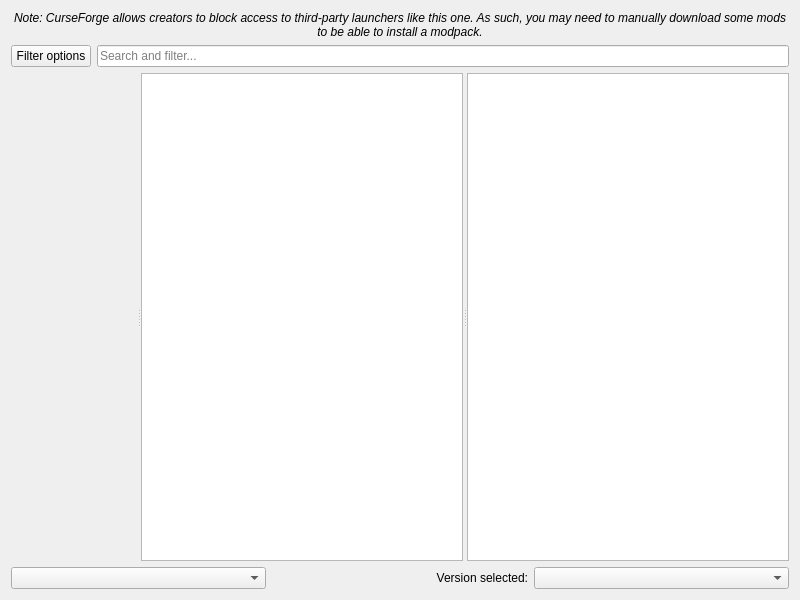
<?xml version="1.0" encoding="UTF-8"?>
<ui version="4.0">
 <class>FlamePage</class>
 <widget class="QWidget" name="FlamePage">
  <property name="geometry">
   <rect>
    <x>0</x>
    <y>0</y>
    <width>800</width>
    <height>600</height>
   </rect>
  </property>
  <layout class="QVBoxLayout" name="verticalLayout">
   <item>
    <widget class="QLabel" name="label_2">
     <property name="font">
      <font>
       <italic>true</italic>
      </font>
     </property>
     <property name="text">
      <string>Note: CurseForge allows creators to block access to third-party launchers like this one. As such, you may need to manually download some mods to be able to install a modpack.</string>
     </property>
     <property name="alignment">
      <set>Qt::AlignCenter</set>
     </property>
     <property name="wordWrap">
      <bool>true</bool>
     </property>
    </widget>
   </item>
   <item>
    <layout class="QHBoxLayout" name="horizontalLayout">
     <item>
      <widget class="QPushButton" name="filterButton">
       <property name="text">
        <string>Filter options</string>
       </property>
      </widget>
     </item>
     <item>
      <widget class="QLineEdit" name="searchEdit">
       <property name="placeholderText">
        <string>Search and filter...</string>
       </property>
      </widget>
     </item>
    </layout>
   </item>
   <item>
    <widget class="QSplitter" name="splitter">
     <property name="sizePolicy">
      <sizepolicy hsizetype="Expanding" vsizetype="Expanding">
       <horstretch>0</horstretch>
       <verstretch>0</verstretch>
      </sizepolicy>
     </property>
     <property name="orientation">
      <enum>Qt::Horizontal</enum>
     </property>
     <widget class="QWidget" name="widget" native="true"/>
     <widget class="QListView" name="packView">
      <property name="horizontalScrollBarPolicy">
       <enum>Qt::ScrollBarAlwaysOff</enum>
      </property>
      <property name="alternatingRowColors">
       <bool>true</bool>
      </property>
      <property name="iconSize">
       <size>
        <width>48</width>
        <height>48</height>
       </size>
      </property>
      <property name="verticalScrollMode">
       <enum>QAbstractItemView::ScrollPerPixel</enum>
      </property>
     </widget>
     <widget class="ProjectDescriptionPage" name="packDescription">
      <property name="openExternalLinks">
       <bool>true</bool>
      </property>
      <property name="openLinks">
       <bool>true</bool>
      </property>
     </widget>
    </widget>
   </item>
   <item>
    <layout class="QHBoxLayout">
     <item>
      <widget class="QComboBox" name="sortByBox"/>
     </item>
     <item>
      <widget class="QLabel" name="label">
       <property name="text">
        <string>Version selected:</string>
       </property>
       <property name="alignment">
        <set>Qt::AlignRight|Qt::AlignTrailing|Qt::AlignVCenter</set>
       </property>
      </widget>
     </item>
     <item>
      <widget class="QComboBox" name="versionSelectionBox"/>
     </item>
    </layout>
   </item>
  </layout>
 </widget>
 <customwidgets>
  <customwidget>
   <class>ProjectDescriptionPage</class>
   <extends>QTextBrowser</extends>
   <header>ui/widgets/ProjectDescriptionPage.h</header>
  </customwidget>
 </customwidgets>
 <tabstops>
  <tabstop>packView</tabstop>
  <tabstop>packDescription</tabstop>
  <tabstop>sortByBox</tabstop>
  <tabstop>versionSelectionBox</tabstop>
 </tabstops>
 <resources/>
 <connections/>
</ui>
